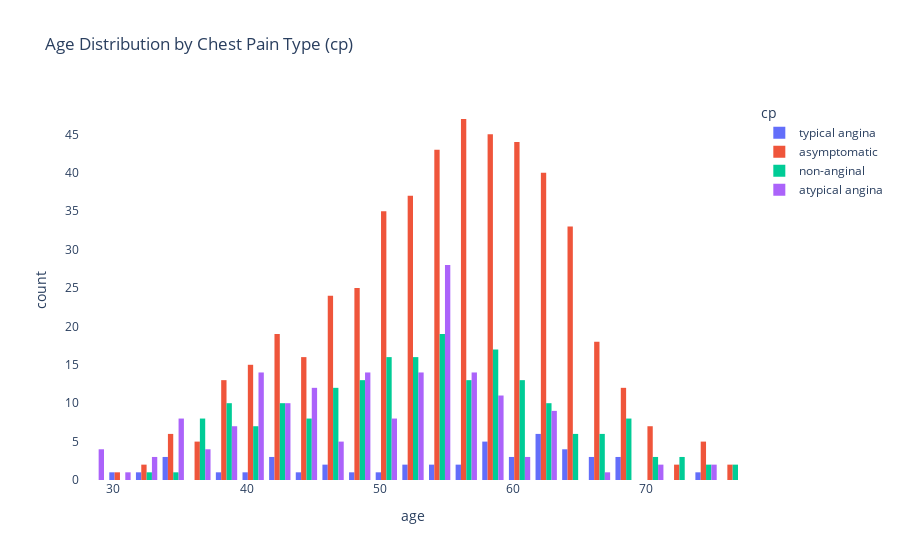

Notebook source saved alongside this figure:
### Code cell
# draw the plot of age column grouped by cp column using plotly express
fig = px.histogram(data, x='age', color='cp', barmode='group', title='Age Distribution by Chest Pain Type (cp)')

# change the background color of the plot
fig.update_layout(plot_bgcolor='rgba(0,0,0,0)', paper_bgcolor='rgba(0,0,0,0)')
fig

### Figure 1 — Plotly figure (JSON) as saved in the notebook; plotly's stock layout.template omitted (floating-point values rounded to 4 significant figures; data arrays with more than 128 entries replaced by an {"elided": "..."} marker saying what was removed)
{"data": [{"alignmentgroup": "True", "bingroup": "x", "hovertemplate": "cp=typical angina<br>age=%{x}<br>count=%{y}<extra></extra>", "legendgroup": "typical angina", "marker": {"color": "#636efa", "pattern": {"shape": ""}}, "name": "typical angina", "offsetgroup": "typical angina", "orientation": "v", "showlegend": true, "type": "histogram", "x": [63, 64, 58, 66, 69, 40, 51, 34, 52, 65, 59, 52, 42, 59, 69, 59, 38, 56, 61, 60, 59, 64, 45, 30, 35, 43, 47, 54, 57, 62, 34, 43, 46, 55, 32, 62, 62, 67, 67, 65, 49, 62, 61, 68, 74, 62], "xaxis": "x", "yaxis": "y"}, {"alignmentgroup": "True", "bingroup": "x", "hovertemplate": "cp=asymptomatic<br>age=%{x}<br>count=%{y}<extra></extra>", "legendgroup": "asymptomatic", "marker": {"color": "#EF553B", "pattern": {"shape": ""}}, "name": "asymptomatic", "offsetgroup": "asymptomatic", "orientation": "v", "showlegend": true, "type": "histogram", "x": {"elided": "496 int values"}, "xaxis": "x", "yaxis": "y"}, {"alignmentgroup": "True", "bingroup": "x", "hovertemplate": "cp=non-anginal<br>age=%{x}<br>count=%{y}<extra></extra>", "legendgroup": "non-anginal", "marker": {"color": "#00cc96", "pattern": {"shape": ""}}, "name": "non-anginal", "offsetgroup": "non-anginal", "orientation": "v", "showlegend": true, "type": "histogram", "x": {"elided": "204 int values"}, "xaxis": "x", "yaxis": "y"}, {"alignmentgroup": "True", "bingroup": "x", "hovertemplate": "cp=atypical angina<br>age=%{x}<br>count=%{y}<extra></extra>", "legendgroup": "atypical angina", "marker": {"color": "#ab63fa", "pattern": {"shape": ""}}, "name": "atypical angina", "offsetgroup": "atypical angina", "orientation": "v", "showlegend": true, "type": "histogram", "x": {"elided": "174 int values"}, "xaxis": "x", "yaxis": "y"}], "layout": {"barmode": "group", "legend": {"title": {"text": "cp"}, "tracegroupgap": 0}, "paper_bgcolor": "rgba(0,0,0,0)", "plot_bgcolor": "rgba(0,0,0,0)", "title": {"text": "Age Distribution by Chest Pain Type (cp)"}, "xaxis": {"anchor": "y", "domain": [0, 1], "title": {"text": "age"}}, "yaxis": {"anchor": "x", "domain": [0, 1], "title": {"text": "count"}}}}
